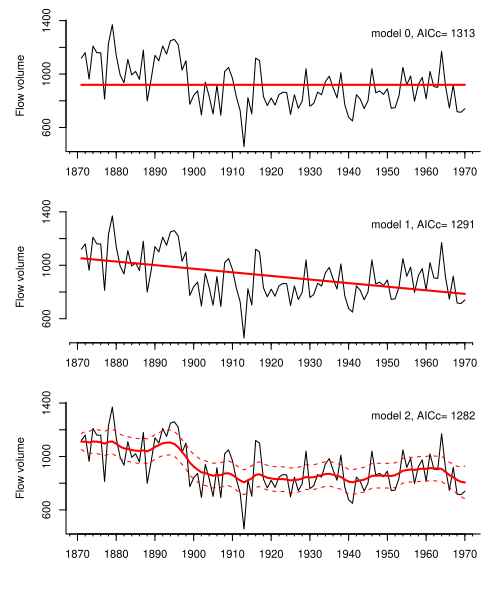

Write R code to recreate this figure.
###################################################
### code chunk number 11: Cs08_plotfit
###################################################
library(Hmisc)
par(mfrow = c(3, 1), mar = c(4, 4, 0.5, 0.5), oma = c(1, 1, 1, 1))
x <- seq(tsp(Nile)[1], tsp(Nile)[2], tsp(Nile)[3])
# model 0
plot(Nile, ylab = "Flow volume", xlab = "", xaxp = c(1870, 1970, 10), bty = "L")
minor.tick(nx = 10, ny = 0, tick.ratio = .3)
kem <- kem.0 # model 0 results
lines(x, kem$states[1, ], col = "red", lwd = 2)
legend("topright", paste("model 0, AICc=", format(kem.0$AICc, digits = 1)), bty = "n")

# model 1
plot(Nile, ylab = "Flow volume", xlab = "", xaxp = c(1870, 1970, 10), bty = "n")
minor.tick(nx = 10, ny = 0, tick.ratio = .3)
kem <- kem.1 # model 1 results
lines(x, kem$states[1, ], col = "red", lwd = 2)
legend("topright", paste("model 1, AICc=", format(kem.1$AICc, digits = 1)), bty = "n")

# model 2
plot(Nile, ylab = "Flow volume", xlab = "", xaxp = c(1870, 1970, 10), bty = "L")
minor.tick(nx = 10, ny = 0, tick.ratio = .3)
kem <- kem.2 # model 0 results
lines(x, kem$states[1, ], col = "red", lwd = 2)
lines(1871:1970, kem$states[1, ] - 2 * kem$states.se[1, ], col = "red", lty = 2)
lines(1871:1970, kem$states[1, ] + 2 * kem$states.se[1, ], col = "red", lty = 2)
legend("topright", paste("model 2, AICc=", format(kem$AICc, digits = 1)), bty = "n")
